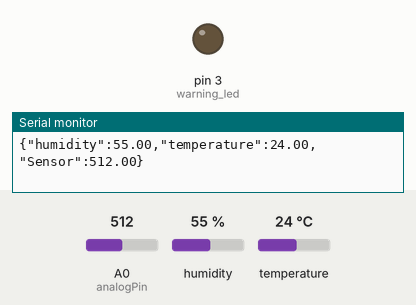
A sketch run on a simulated Arduino Uno, built with avr-gcc and run on an emulated ATmega328P. Parts: output pins drawn as LEDs (lit = HIGH), the last lines printed to the serial monitor. Inputs (shaded band) come from the test bench; at power-on: A0 (analogPin) = 512, humidity 55 %, temperature 24 °C.

Above: at 5.8 s.
5.9 s: A0 (analogPin) set to 190
At 6.4 s:
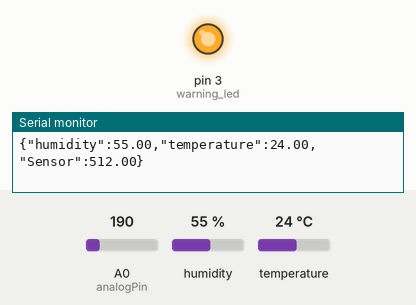
11.9 s: A0 (analogPin) set to 207
At 16.3 s:
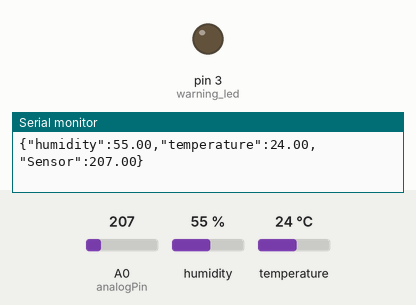
21.6 s: A0 (analogPin) set to 122
At 22.2 s:
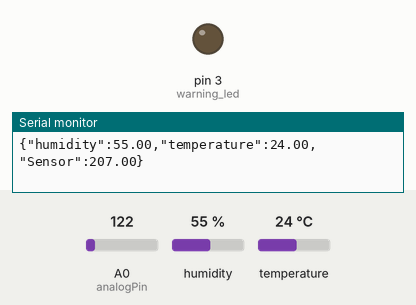
27.6 s: A0 (analogPin) set to 210
At 30.9 s:
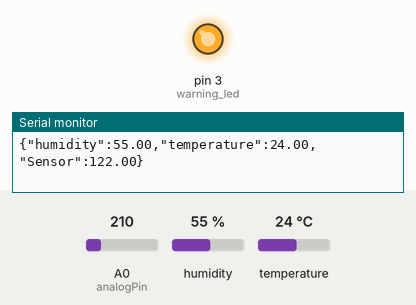
Timing chart, 0 to 37.7 s (numbered marks = the images above; inputs shaded):
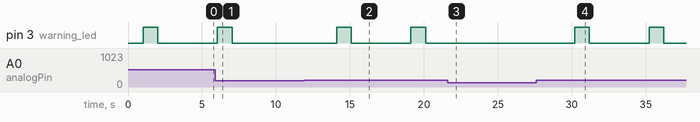

The sketch:

dht.ino
```cpp
#include <DHT.h>

#define DHTPIN 2     // what digital pin we're connected to
#define DHTTYPE DHT11  // DHT 11
DHT dht(DHTPIN, DHTTYPE);
const int analogPin = A0;  // Pin where the MQ-6 sensor is connected
int sensorValue = 0;
int warning_led = 3;
void setup() {
  Serial.begin(9600);
  dht.begin();
  pinMode(analogPin, INPUT);
  pinMode(warning_led, OUTPUT);
}
float smoke_sensor(){
  sensorValue = analogRead(analogPin);
  //Serial.print("Sensor Value: ");
  //Serial.println(sensorValue);
  float sv = sensorValue;
  delay(1000);
  return sv;
}

void  Warning_led(int Delay){
  digitalWrite(warning_led, HIGH);
  delay(Delay);
  digitalWrite(warning_led,LOW);
  delay(Delay);
}
void loop() {
  float S_sensor = smoke_sensor();
  // Reading temperature or humidity takes about 250 milliseconds!
  float h = dht.readHumidity();
  // Read temperature as Celsius (the default)
  float t = dht.readTemperature();

  // Check if any reads failed and exit early (to try again).
  if (isnan(h) || isnan(t)) {
    Serial.println(F("Failed to read from DHT sensor!"));
    return;
  }

  if(S_sensor >= 200){
    Warning_led(1000);
  }
  // Create JSON formatted string
  String jsonData = String("{\"humidity\":") + h + ",\"temperature\":" + t + ",\"Sensor\":" + S_sensor + "}";

  // Send JSON data to serial
  Serial.println(jsonData);

  delay(2000);
}
```

Measured:
- the behaviour switches between 199 and 200 on A0 (analogPin) (found by bisection; images 1 and 2)
- after the input at 5.9 s, pin 3 (warning_led): goes on until 7.0 s, then stays LOW
- after the input at 11.9 s, pin 3 (warning_led): alternates HIGH for 1.0 s and LOW for 4.0 s, starting after 2.2 s
- after the input at 21.6 s, pin 3 (warning_led): stays LOW (without the input it goes to HIGH after 2.5 s)
- after the input at 27.6 s, pin 3 (warning_led): alternates HIGH for 1.0 s and LOW for 4.0 s, starting after 2.6 s
